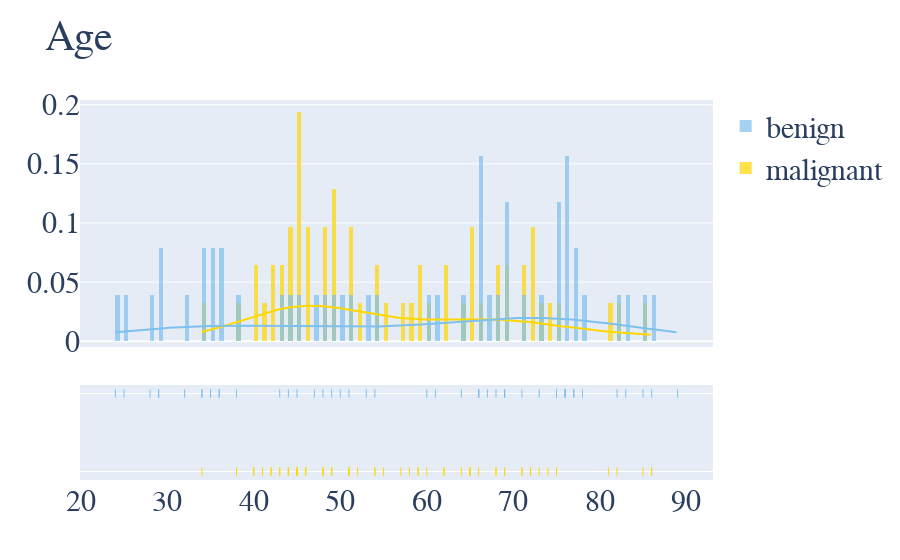

Source (notebook cell):
### Code cell
plot_distribution('Age', .5)

### Figure 1 — Plotly figure (JSON) as saved in the notebook; plotly's stock layout.template omitted (floating-point values rounded to 4 significant figures; data arrays with more than 128 entries replaced by an {"elided": "..."} marker saying what was removed)
{"data": [{"autobinx": false, "histnorm": "probability density", "legendgroup": "malignant", "marker": {"color": "#FFD700"}, "name": "malignant", "opacity": 0.7, "type": "histogram", "x": [45, 45, 49, 34, 42, 68, 51, 62, 38, 69, 49, 51, 59, 45, 54, 64, 46, 44, 45, 44, 51, 72, 46, 43, 55, 43, 86, 41, 59, 81, 48, 71, 42, 65, 48, 85, 48, 58, 40, 82, 52, 49, 60, 49, 44, 40, 71, 69, 74, 66, 65, 72, 57, 73, 45, 46, 68, 75, 54, 45, 62, 65, 72, 86], "xaxis": "x", "xbins": {"end": 86, "size": 0.5, "start": 34}, "yaxis": "y"}, {"autobinx": false, "histnorm": "probability density", "legendgroup": "benign", "marker": {"color": "#7EC0EE"}, "name": "benign", "opacity": 0.7, "type": "histogram", "x": [48, 83, 82, 68, 86, 49, 89, 76, 73, 75, 34, 29, 25, 24, 38, 44, 47, 61, 64, 32, 36, 34, 29, 35, 54, 45, 50, 66, 35, 36, 66, 53, 28, 43, 51, 67, 66, 69, 60, 77, 76, 76, 75, 69, 71, 66, 75, 78, 69, 85, 76, 77], "xaxis": "x", "xbins": {"end": 89, "size": 0.5, "start": 24}, "yaxis": "y"}, {"legendgroup": "malignant", "marker": {"color": "#FFD700"}, "mode": "lines", "name": "malignant", "showlegend": false, "type": "scatter", "x": {"elided": "500 float values"}, "xaxis": "x", "y": {"elided": "500 float values"}, "yaxis": "y"}, {"legendgroup": "benign", "marker": {"color": "#7EC0EE"}, "mode": "lines", "name": "benign", "showlegend": false, "type": "scatter", "x": {"elided": "500 float values"}, "xaxis": "x", "y": {"elided": "500 float values"}, "yaxis": "y"}, {"legendgroup": "malignant", "marker": {"color": "#FFD700", "symbol": "line-ns-open"}, "mode": "markers", "name": "malignant", "showlegend": false, "type": "scatter", "x": [45, 45, 49, 34, 42, 68, 51, 62, 38, 69, 49, 51, 59, 45, 54, 64, 46, 44, 45, 44, 51, 72, 46, 43, 55, 43, 86, 41, 59, 81, 48, 71, 42, 65, 48, 85, 48, 58, 40, 82, 52, 49, 60, 49, 44, 40, 71, 69, 74, 66, 65, 72, 57, 73, 45, 46, 68, 75, 54, 45, 62, 65, 72, 86], "xaxis": "x", "y": ["malignant", "malignant", "malignant", "malignant", "malignant", "malignant", "malignant", "malignant", "malignant", "malignant", "malignant", "malignant", "malignant", "malignant", "malignant", "malignant", "malignant", "malignant", "malignant", "malignant", "malignant", "malignant", "malignant", "malignant", "malignant", "malignant", "malignant", "malignant", "malignant", "malignant", "malignant", "malignant", "malignant", "malignant", "malignant", "malignant", "malignant", "malignant", "malignant", "malignant", "malignant", "malignant", "malignant", "malignant", "malignant", "malignant", "malignant", "malignant", "malignant", "malignant", "malignant", "malignant", "malignant", "malignant", "malignant", "malignant", "malignant", "malignant", "malignant", "malignant", "malignant", "malignant", "malignant", "malignant"], "yaxis": "y2"}, {"legendgroup": "benign", "marker": {"color": "#7EC0EE", "symbol": "line-ns-open"}, "mode": "markers", "name": "benign", "showlegend": false, "type": "scatter", "x": [48, 83, 82, 68, 86, 49, 89, 76, 73, 75, 34, 29, 25, 24, 38, 44, 47, 61, 64, 32, 36, 34, 29, 35, 54, 45, 50, 66, 35, 36, 66, 53, 28, 43, 51, 67, 66, 69, 60, 77, 76, 76, 75, 69, 71, 66, 75, 78, 69, 85, 76, 77], "xaxis": "x", "y": ["benign", "benign", "benign", "benign", "benign", "benign", "benign", "benign", "benign", "benign", "benign", "benign", "benign", "benign", "benign", "benign", "benign", "benign", "benign", "benign", "benign", "benign", "benign", "benign", "benign", "benign", "benign", "benign", "benign", "benign", "benign", "benign", "benign", "benign", "benign", "benign", "benign", "benign", "benign", "benign", "benign", "benign", "benign", "benign", "benign", "benign", "benign", "benign", "benign", "benign", "benign", "benign"], "yaxis": "y2"}], "layout": {"barmode": "overlay", "font": {"family": "Arial", "size": 30}, "hovermode": "closest", "legend": {"traceorder": "reversed"}, "title": {"text": "Age"}, "xaxis": {"anchor": "y2", "domain": [0, 1], "zeroline": false}, "yaxis": {"anchor": "free", "domain": [0.35, 1], "position": 0}, "yaxis2": {"anchor": "x", "domain": [0, 0.25], "dtick": 1, "showticklabels": false}}}
